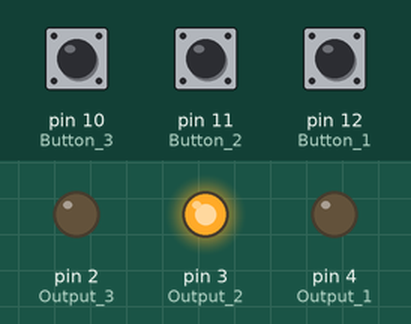
This sketch was run on a simulated Arduino Uno, built with avr-gcc and run on an emulated ATmega328P. Parts: output pins drawn as LEDs (lit = HIGH). The inputs (shaded band) are chosen by the test bench; at power-on: pin 10 (Button_3) HIGH, pin 11 (Button_2) LOW, pin 12 (Button_1) LOW. What the sketch prints to the serial monitor is not drawn.

Above: at 0.1 s.
Timing chart, 0 to 1.6 s (numbered marks = the images above):
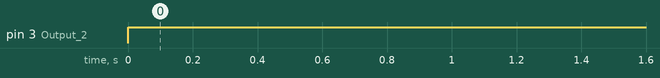

Measured:
- by itself, pin 3 (Output_2): LOW → HIGH at 0.00 s

The sketch:

assssss2.ino
```cpp
#define Button_1 12
#define Button_2 11
#define Button_3 10
#define Output_1 4
#define Output_2 3
#define Output_3 2
long lastdeb = 0;
int laststate = 0;
long inittime;
int butstate;

void setup() {
  // put your setup code here, to run once:
  pinMode(Button_1, INPUT);
  pinMode(Button_2, INPUT);
  pinMode(Button_3, INPUT_PULLUP);

  pinMode(Output_1, OUTPUT);
  pinMode(Output_2, OUTPUT);
  pinMode(Output_3, OUTPUT);

  Serial.begin(9600);

  digitalWrite(Output_1, 0);
  digitalWrite(Output_2, 0);
  digitalWrite(Output_3, 0);

}

void loop()
{

  int reader_1 = digitalRead(Button_1);
  int reader_2 = digitalRead(Button_2);
  int reader_3 = digitalRead(Button_3);

  if (reader_2 != laststate)
  {
    inittime = millis();
  }
  Serial.println(inittime);
  Serial.println(millis());

  if (millis() - inittime % 500 == 0)
  {
   digitalWrite(Output_2, !laststate);
   if (reader_2 != butstate)
   {
    butstate = reader_2;
   }
  }
  laststate = reader_2;
}
```
